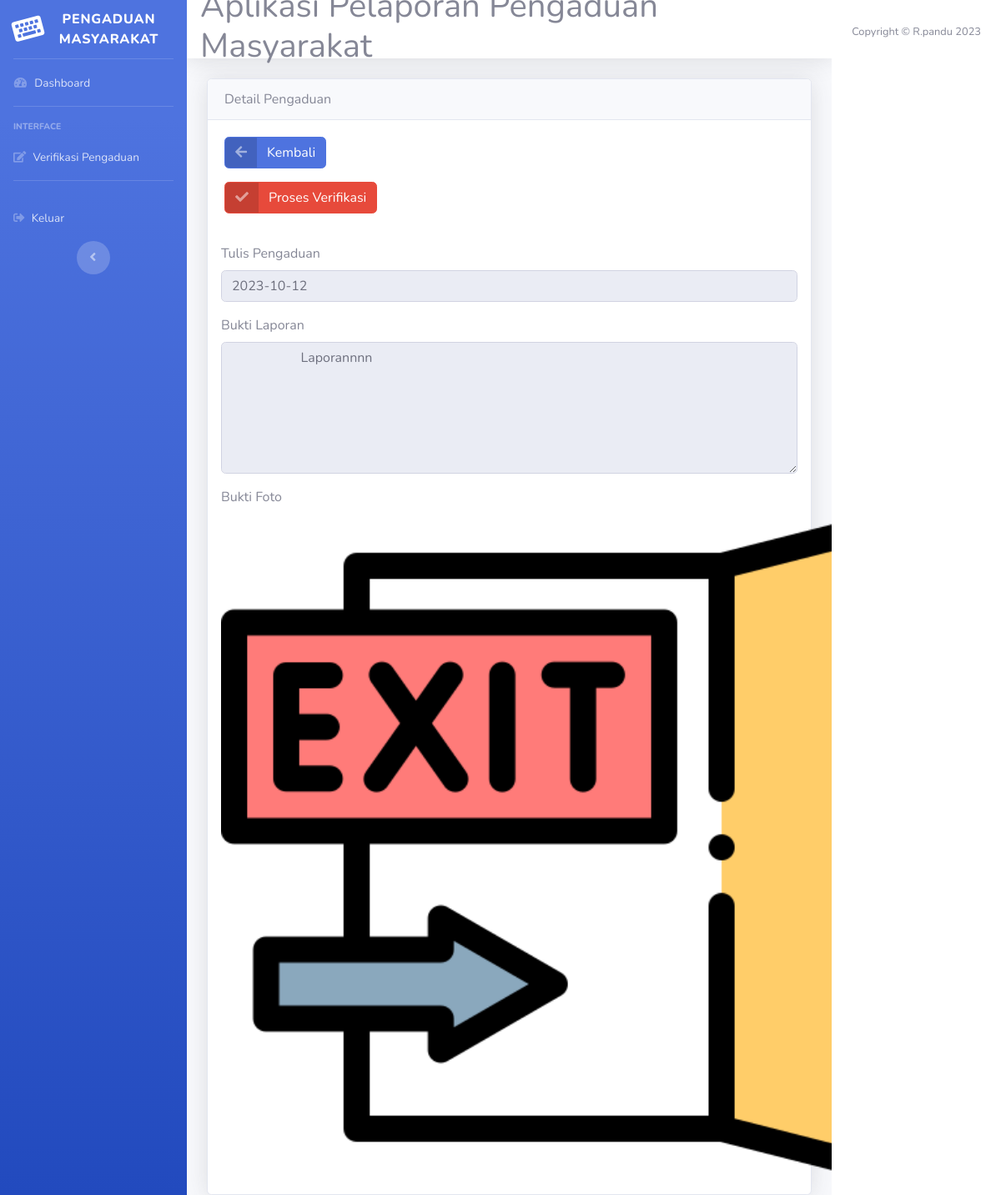
Screenshot of /petugas/petugas.php?url=detail_pengaduan&id=9 (signed in) with the database file from the repository.
### tables this page shows
CREATE TABLE `pengaduan` (
  `id_pengaduan` int(11) NOT NULL,
  `tgl_pengaduan` date NOT NULL,
  `nik` char(16) NOT NULL,
  `isi_laporan` text NOT NULL,
  `foto` varchar(255) NOT NULL,
  `status` enum('0','proses','selesai') NOT NULL
);

### petugas/detail_pengaduan.php (the view, shortened to what this page needs)
<!DOCTYPE html>
<html lang="en">
<head>
  <link href="../vendor/fontawesome-free/css/all.min.css" rel="stylesheet" type="text/css">
  <link href="../css/sb-admin-2.min.css" rel="stylesheet">
</head>
<body class="bg-gradient-primary">
<div class="card shadow">
    <div class="card-header">
        Detail Pengaduan
    </div>
    <?php
        require '../koneksi.php';
        $sql = mysqli_query($conn," SELECT * FROM pengaduan WHERE id_pengaduan = '$_GET[id]' ");
        $data = mysqli_fetch_array($sql);
    ?>
    <div class="card-body">
    <div class="form-group cols-sm-6">
    <a href="?url=verifikasi_pengaduan" class="btn btn-primary btn-icon-split">
        <span class="icon text-white-50">
            <i class="fas fa-arrow-left"></i>
        </span>
        <span class="text">Kembali</span>
    </a>
    </div>
    <a href="proses.php?id=<?php echo $data['id_pengaduan']; ?>" class="btn btn-danger btn-icon-split" onclick="return confirm('Yakin akan di proses?') ">
        <span class="icon text-white-50">
            <i class="fas fa-check"></i>
        </span>
        <span class="text">Proses Verifikasi</span>
    </a>
    </div>
        <form action="" method="post" class="form-horizontal" enctype="multipart/form-data">
            <div class="form-group cols-sm-9 m-3">
                <label>Tulis Pengaduan</label>
                <input type="text" name="tgl_pengaduan" value="<?php echo $data['tgl_pengaduan']; ?>" class="form-control" readonly>
            </div>
            <div class="form-group cols-sm-6 m-3">
                <label>Bukti Laporan</label>
                <textarea class="form-control" rows="6" name="isi_laporan" readonly="">
                    <?php echo $data['isi_laporan']; ?>
                </textarea>
            </div>
            <div class="form-group cols-sm-6 m-3">
                <label>Bukti Foto</label>
                <div>
                    <img src="../foto/<?php echo $data['foto']; ?>" width="800">
                </div>
            </div>
        </form>
    </div>
</div>
</body>
</html>

### rows the page displays
pengaduan: tgl_pengaduan "2023-10-12", isi_laporan "Laporannnn", foto (picture)
